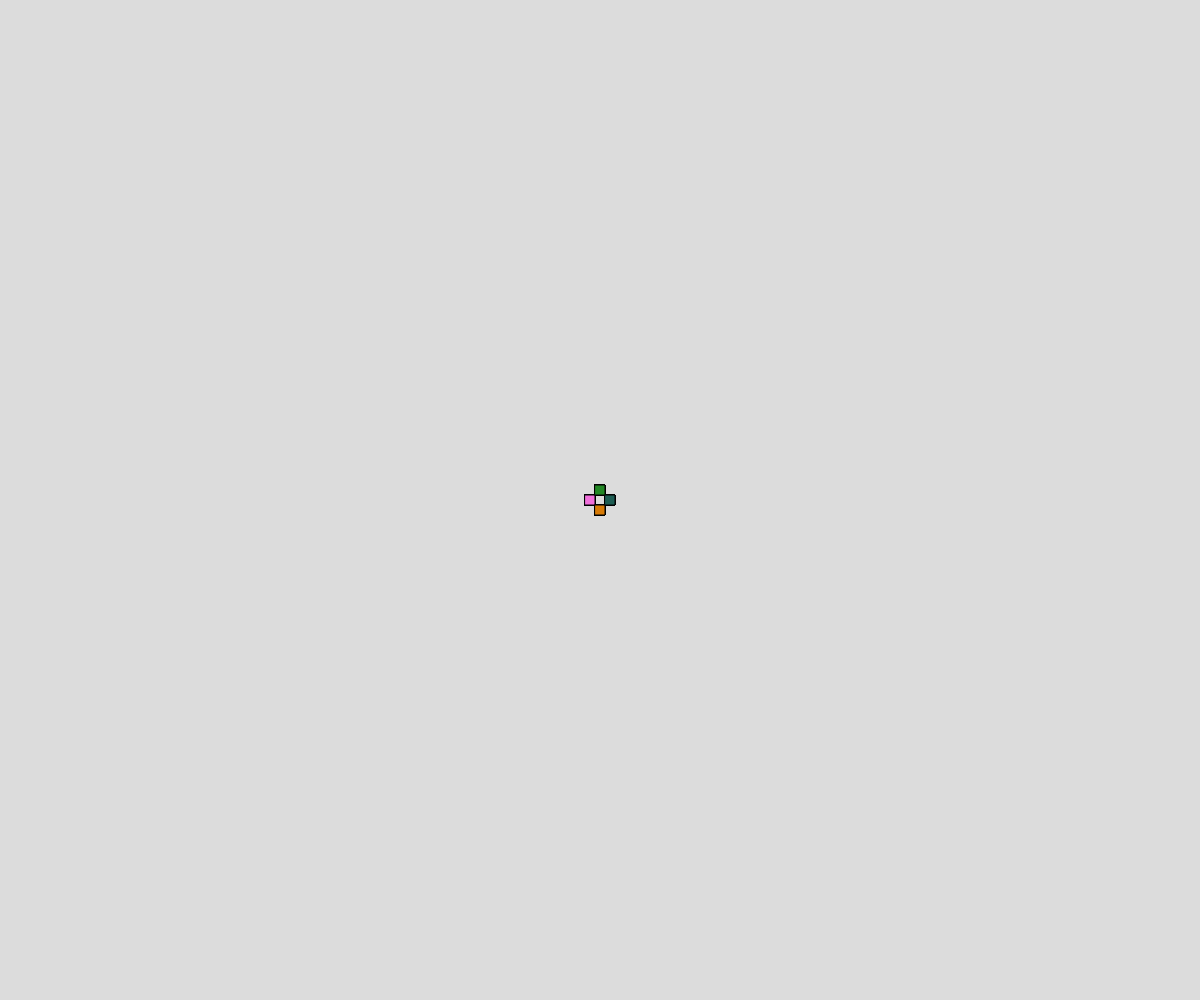
Frame 1 (no input)
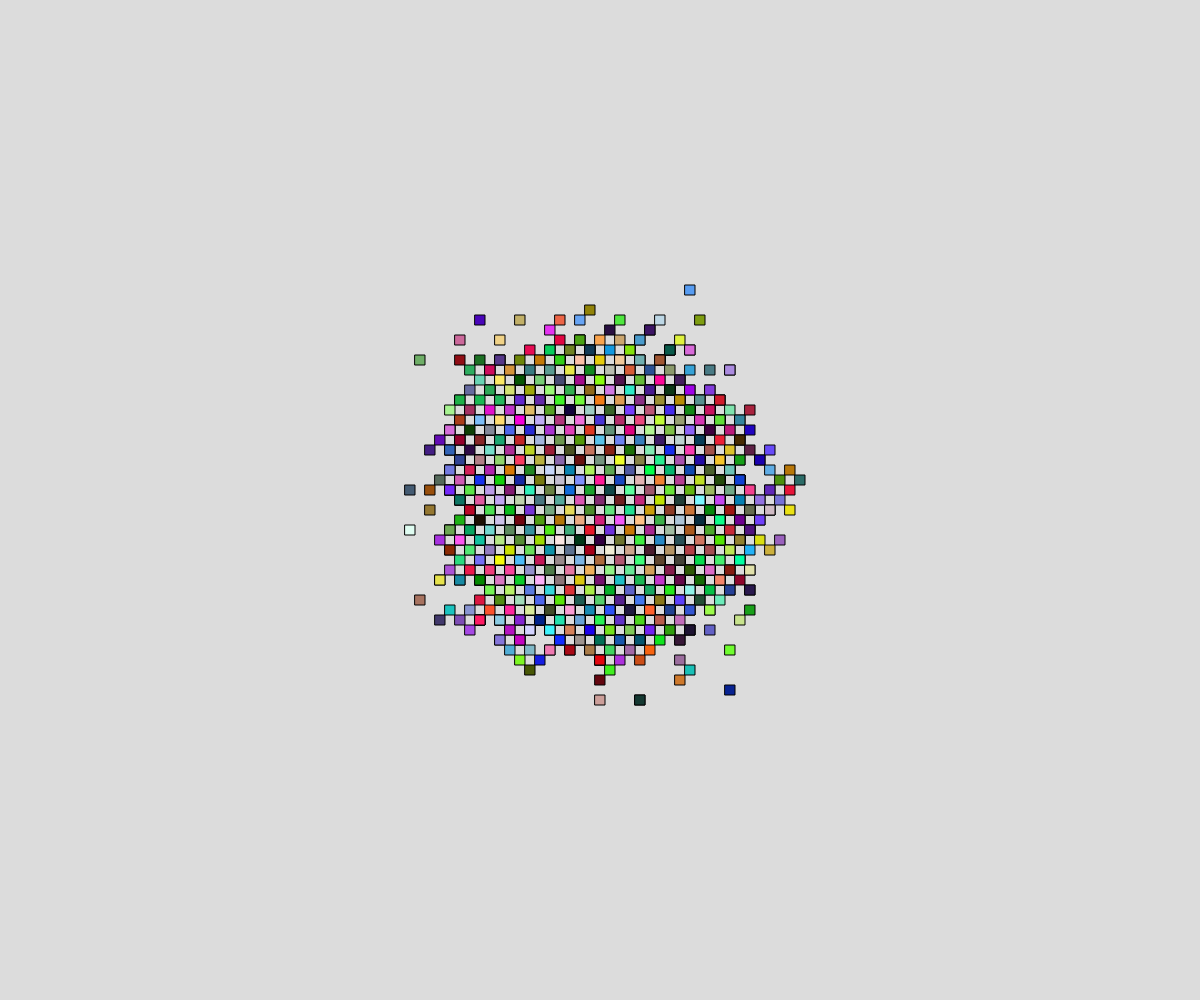
Frame 60 (no input)
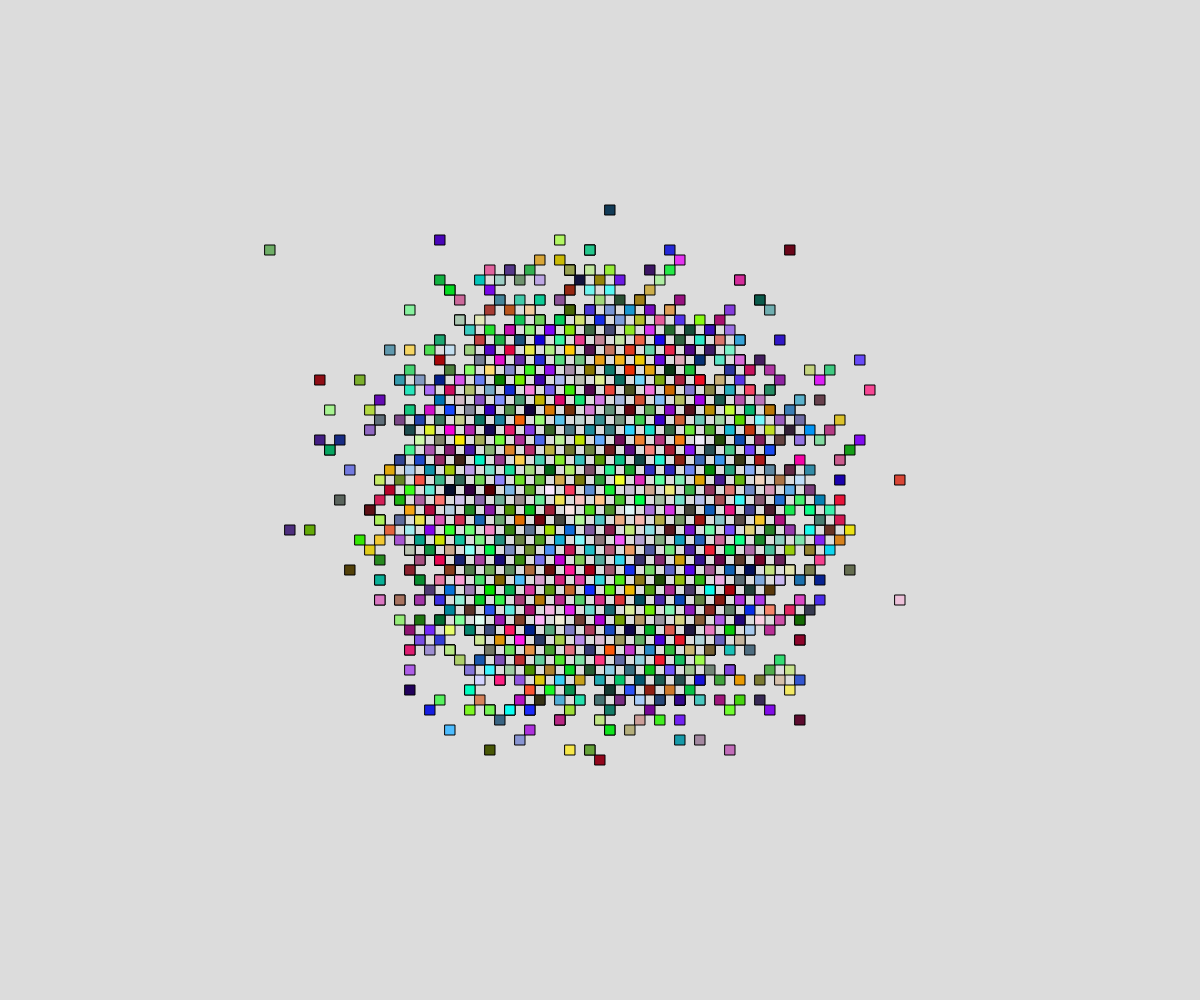
Frame 120 (the mouse pressed at the canvas centre since frame 60)

The p5.js sketch that drew these frames (run headless with seeded random() and noise() and a simulated clock; from frame 60 on, the mouse is pressed at the canvas centre):

// p5.js sketch
// ── sketch.js
// First Objects Demo
// Matiachuk, Skyler
// October 2nd, 2023
//
// A bunch of walkers out for a walk

//Global Variables
let walkers= [];
const NUM_WALKERS =10000

function setup() {
  createCanvas(windowWidth, windowHeight);
  for(let i=0;i<NUM_WALKERS;i++){
    let newColour =color(random(255),random(255),random(255))
    walkers.push(new Walker(width/2,height/2,newColour))
  }
}

function draw() {
  background(220);
  for(let w of walkers){
     w.move();
    w.display(); 
  }
}

class Walker{
  //Class constructor and properties
  constructor(x,y,c){
    this.x =x;
    this.y =y;
    this.c =c;
    this.speed =10;
    this.size =10;
  }

  //Class methods and functions
  display(){    //Draw the Walker at its position
    rectMode(CENTER);
    fill(this.c);
    square(this.x,this.y,this.size);


  }
  move(){   //Move via random walker algorithm 
    // ↑↓→← 25% random()0-3
    let myChoice =Math.floor(random(4)); //0-3
    if(myChoice===0) this.x -= this.speed; //LEFT
    else if(myChoice===1) this.x += this.speed //RIGHT
    else if(myChoice===2) this.y -= this.speed //UP
    else this.y += this.speed //DOWN
  }
}
